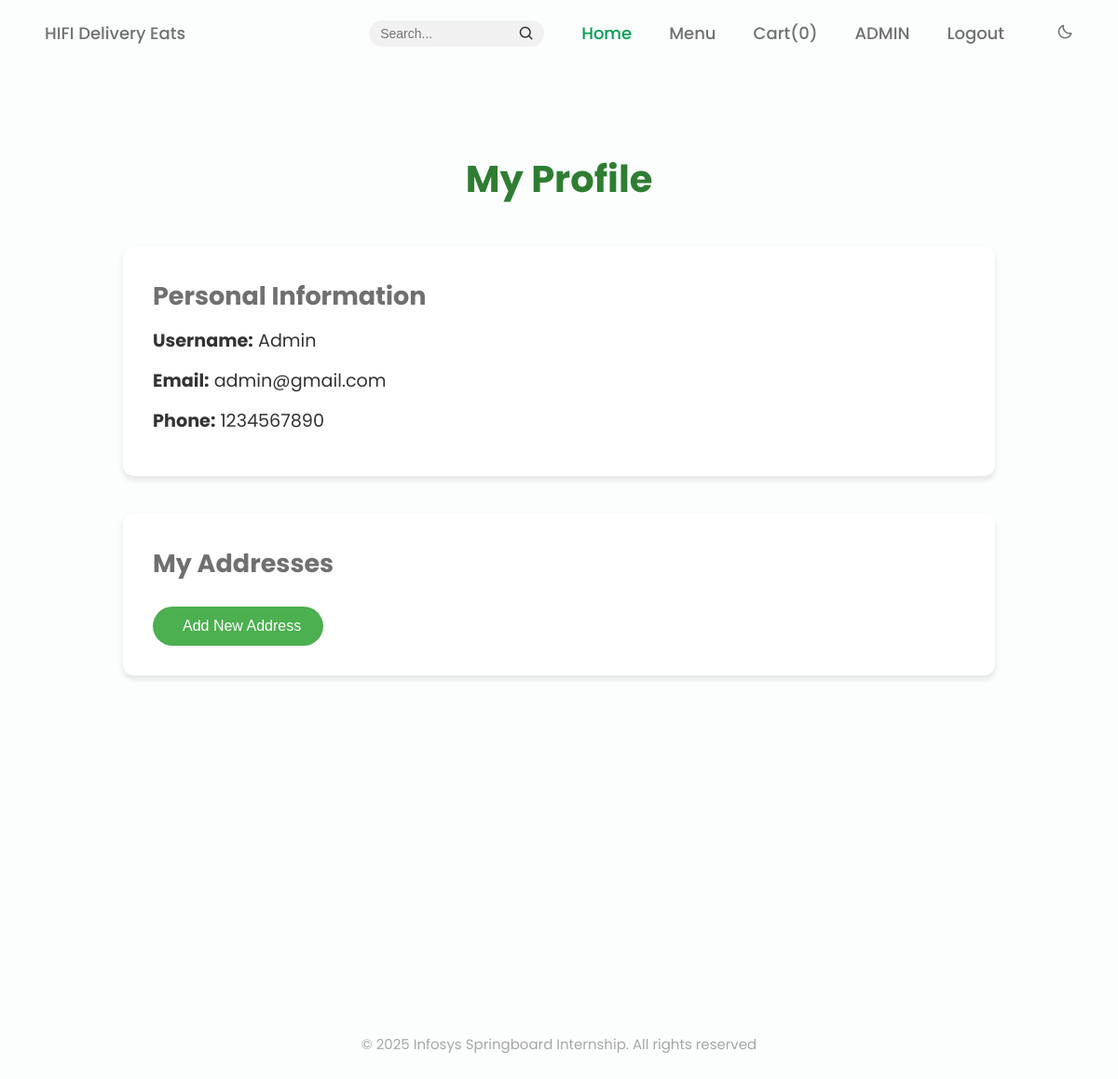
/user/profile (signed in), run on an earlier commit of the app's database.
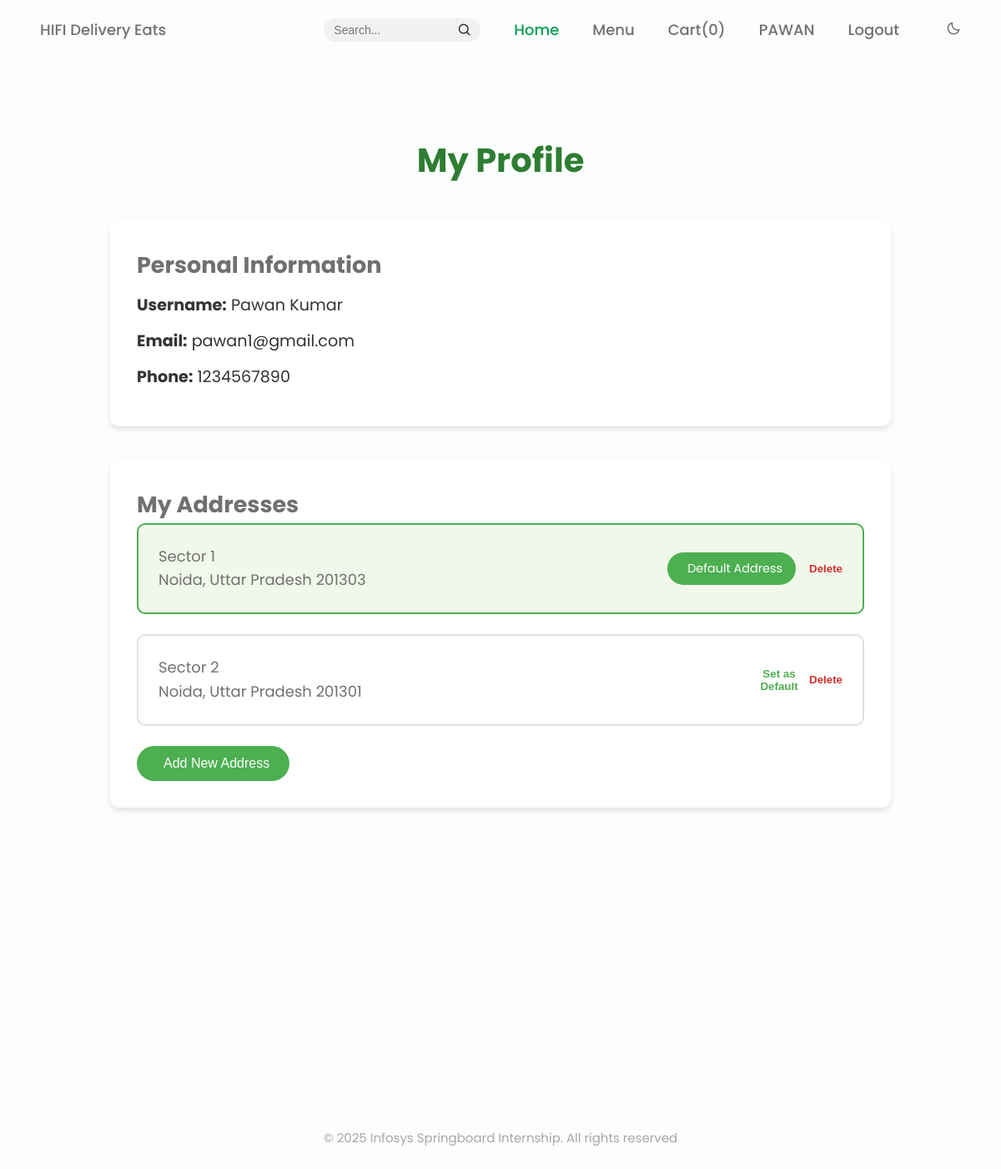
And on a later commit of the database.
### models.py (models this page shows, shortened)
class BaseModel(db.Model):
    __abstract__ = True
    PREFIX = None  # each child model must set this

class Admin(UserMixin, BaseModel):
    __tablename__ = 'admin'
    PREFIX = 'A'
    admin_id = db.Column(db.String(10), primary_key=True)
    username = db.Column(db.String(100))
    email = db.Column(db.String(100), unique=True)
    password = db.Column(db.String(100), nullable=False)
    phone = db.Column(db.Integer, unique=True, nullable=False)

class Customer(UserMixin, BaseModel):
    __tablename__ = 'customer'
    PREFIX = 'U'
    customer_id = db.Column(db.String(10), primary_key=True)
    username = db.Column(db.String(100))
    email = db.Column(db.String(100), unique=True)
    phone = db.Column(db.Integer, unique=True, nullable=False)
    password = db.Column(db.String(100), nullable=False)
    addresses = db.relationship("Address", back_populates="customer", lazy=True)
    orders = db.relationship("Order", back_populates="customer", foreign_keys="Order.customer_id")
    cart_items = db.relationship("Cart", back_populates="customer")

class Address(BaseModel):
    __tablename__ = 'address'
    PREFIX = 'ADD'
    address_id = db.Column(db.String(10), primary_key=True)
    customer_id = db.Column(db.String(10), db.ForeignKey('customer.customer_id'), nullable=False)
    address_line = db.Column(db.String(255), nullable=False)
    city = db.Column(db.String(50), nullable=False)
    state = db.Column(db.String(50), nullable=False)
    zip_code = db.Column(db.String(20), nullable=False)
    is_preferred = db.Column(db.Boolean, default=False)
    customer = db.relationship("Customer", back_populates="addresses")

### routes/customer_routes.py (the view)
    @app.route('/user/profile')
    @login_required
    def customer():
        return render_template('user/profile.html', user=current_user)

### templates/user/profile.html (shortened to what this page needs)
{% extends "index.html" %}
{% block css %}
{{ super() }}
<link rel="stylesheet" href="{{ url_for('static', filename='css/user/profile.css') }}">
{% endblock css %}
{% block content %}
<div class="profile-container">
    <div class="profile-header">
        <h1>My Profile</h1>
    </div>
    <div class="profile-section user-details">
        <h2>Personal Information</h2>
        <div class="user-info">
            <p><strong>Username:</strong> {{ current_user.username }}</p>
            <p><strong>Email:</strong> {{ current_user.email }}</p>
            <p><strong>Phone:</strong> {{ current_user.phone }}</p>
        </div>
    </div>
    <div class="profile-section addresses">
        <h2>My Addresses</h2>
        <div class="addresses-list">
            {% for address in current_user.addresses %}
            <div class="address-card {% if address.is_preferred %}preferred{% endif %}">
                <div class="address-content">
                    <p>{{ address.address_line }}</p>
                    <p>{{ address.city }}, {{ address.state }} {{ address.zip_code }}</p>
                </div>
                <div class="address-actions">
                    {% if address.is_preferred %}
                    <span class="preferred-badge"> Default Address</span>
                    {% else %}
                    <button class="btn-make-preferred" data-address-id="{{ address.address_id }}">
                         Set as Default
                    </button>
                    {% endif %}
                    <button class="btn-delete-address" data-address-id="{{ address.address_id }}">
                         Delete
                    </button>
                </div>
            </div>
            {% endfor %}
        </div>
        <button id="btn-add-address" class="btn-primary">
             Add New Address
        </button>
    </div>
</div>
{% endblock %}

### templates/index.html (shortened to what this page needs)
<!DOCTYPE html>
<html lang="en">
<head>
    {% block css %}
    <link rel="stylesheet" href="/css/index.css" />
    {% endblock css %}
    <link href="https://cdn.jsdelivr.net/npm/boxicons@2.0.5/css/boxicons.min.css" rel="stylesheet" />
</head>
<body>
    {%block nav_bar%}
    <header class="l-header" id="header">
        <nav class="nav bd-container">
            <a href="#" class="nav__logo">HIFI Delivery Eats</a>
            <div class="nav__menu" id="nav-menu">
                <ul class="nav__list">
                    <li class="nav__item">
                        <form class="search-form">
                            <input type="text" class="search-input" placeholder="Search..." aria-label="Search" />
                            <button type="submit" class="search-button">
                                <i class="bx bx-search"></i>
                            </button>
                        </form>
                    </li>
                    <li class="nav__item">
                        <a href="{{ url_for('index') }}" class="nav__link active-link">Home</a>
                    </li>
                    <li class="nav__item">
                        <a href="{{ url_for('show_menu') }}" class="nav__link">Menu</a>
                    </li>
                    <li class="nav__item">
                        <a href="{{ url_for('order') }}" class="nav__link">
                            Cart(<span class="nav__cart-count">0</span>)
                        </a>
                    </li>
                    {% if user %}
                    <li class="nav__item">
                        <a href="{{ url_for('customer') }}" class="nav__link">
                            {{ user.username.split()[0] | upper }}
                        </a>
                    </li>
                    <li class="nav__item">
                        <a href="{{ url_for('logout') }}" class="nav__link">Logout</a>
                    </li>
                    {% else %}
                    <li class="nav__item">
                        <a href="/signin" class="nav__link">Sign In</a>
                    </li>
                    {% endif %}
                    <li class="nav__item">
                        <i class="bx bx-moon change-theme" id="theme-button"></i>
                    </li>
                </ul>
            </div>
        </nav>
    </header>
    {% endblock nav_bar %}
    <main class="l-main">{% block content %}{% endblock content %}</main>
    <footer class="footer section bd-container">
        <p class="footer__copy">
            © 2025 Infosys Springboard Internship. All rights reserved
        </p>
    </footer>
</body>
</html>

### static/css/index.css (style rules this page uses)
:root { --header-height: 3rem; --first-color: #069c54; --first-color-alt: #048654; --title-color: #393939; --text-color: #707070; --text-color-light: #a6a6a6; --body-color: #fbfefd; --container-color: #ffffff; --body-font: "Poppins", sans-serif; --biggest-font-size: 2.25rem; --h1-font-size: 1.5rem; --h2-font-size: 1.25rem; --h3-font-size: 1rem; --normal-font-size: 0.938rem; --small-font-size: 0.813rem; --smaller-font-size: 0.75rem; --font-medium: 500; --font-semi-bold: 600; --mb-1: 0.5rem; --mb-2: 1rem; --mb-3: 1.5rem; --mb-4: 2rem; --mb-5: 2.5rem; --mb-6: 3rem; --z-tooltip: 10; --z-fixed: 100; }
@media screen and (min-width: 768px) { :root { --biggest-font-size: 4.5rem; --h1-font-size: 2.75rem; --h2-font-size: 2rem; --h3-font-size: 1.5rem; --normal-font-size: 1.125rem; --small-font-size: 0.938rem; --smaller-font-size: 0.813rem; } }
html { scroll-behavior: smooth; }
body { margin: var(--header-height) 0 0 0; font-family: var(--body-font); font-size: var(--normal-font-size); background-color: var(--body-color); color: var(--text-color); line-height: 1.6; }
h1, h2, h3, p, ul { margin: 0; }
ul { padding: 0; list-style: none; }
a { text-decoration: none; }
.section { padding: 5rem 0 3rem; }
.bd-container { max-width: 960px; width: calc(100% - 2rem); margin-left: var(--mb-2); margin-right: var(--mb-2); }
.l-header { width: 100%; position: fixed; top: 0; left: 0; z-index: var(--z-fixed); background-color: var(--body-color); }
.nav { max-width: 1104px; height: var(--header-height); display: flex; justify-content: space-between; align-items: center; }
.nav__item { margin-bottom: var(--mb-2); }
.nav__link, .nav__logo, .nav__toggle { color: var(--text-color); font-weight: var(--font-medium); }
.nav__link { transition: 0.3s; }
.active-link { color: var(--first-color); }
@media screen and (min-width: 768px) { body { margin: 0; } }
@media screen and (min-width: 768px) { .section { padding-top: 8rem; } }
@media screen and (min-width: 768px) { .nav { height: calc(var(--header-height) + 1.5rem); } }
@media screen and (min-width: 768px) { .nav__list { display: flex; } }
@media screen and (min-width: 768px) { .nav__item { margin-left: var(--mb-5); margin-bottom: 0; } }
@media screen and (min-width: 768px) { .change-theme { position: initial; margin-left: var(--mb-2); } }
@media screen and (min-width: 960px) { .bd-container { margin-left: auto; margin-right: auto; } }
.search-form { display: flex; align-items: center; background-color: #f1f1f1; border-radius: 25px; padding: 5px 10px; }
.search-input { border: none; outline: none; background: transparent; font-size: 14px; width: 150px; transition: width 0.3s ease; }
.search-button { background: none; border: none; cursor: pointer; padding: 0; display: flex; align-items: center; justify-content: center; }
.search-button i { font-size: 18px; color: #333; }
.footer__copy { text-align: center; font-size: var(--small-font-size); color: var(--text-color-light); margin-top: 3.5rem; }

What changed in the data, as far as the page shows it:
no longer on this page (row unchanged): Admin: username "ADMIN", username "Admin", email "admin@gmail.com", phone "1234567890"
added Customer: username "PAWAN", username "Pawan Kumar", email "pawan1@gmail.com", phone "1234567890"
added Address: address_line "Sector 1", city "Noida", state "Uttar Pradesh", zip_code "201303", is_preferred "Default Address"
added Address: address_line "Sector 2", city "Noida", state "Uttar Pradesh", zip_code "201301", is_preferred False (drawn)
